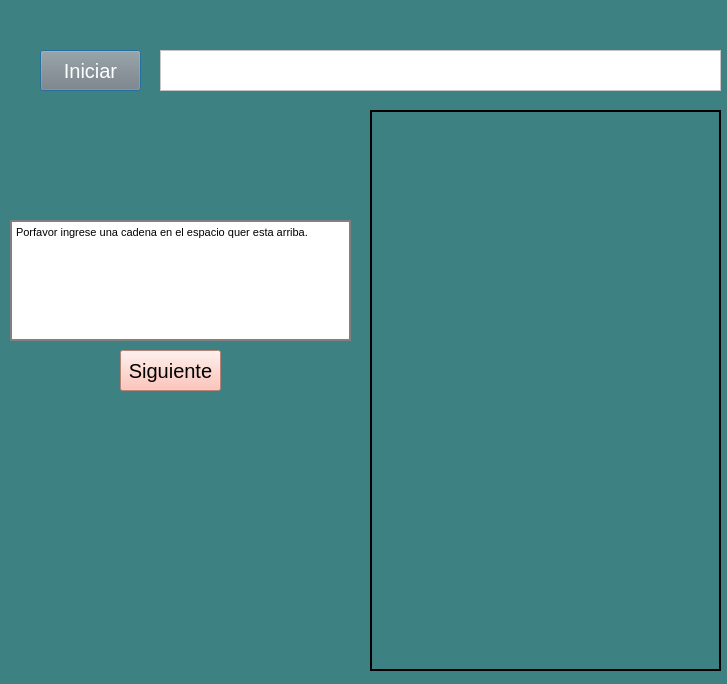
<?xml version="1.0" encoding="UTF-8"?>
<ui version="4.0">
 <class>Dialog</class>
 <widget class="QDialog" name="Dialog">
  <property name="geometry">
   <rect>
    <x>0</x>
    <y>0</y>
    <width>727</width>
    <height>684</height>
   </rect>
  </property>
  <property name="windowTitle">
   <string>Dialog</string>
  </property>
  <widget class="QFrame" name="frame">
   <property name="geometry">
    <rect>
     <x>-20</x>
     <y>-20</y>
     <width>771</width>
     <height>721</height>
    </rect>
   </property>
   <property name="styleSheet">
    <string notr="true">background-color:rgb(61, 129, 131);</string>
   </property>
   <property name="frameShape">
    <enum>QFrame::StyledPanel</enum>
   </property>
   <property name="frameShadow">
    <enum>QFrame::Raised</enum>
   </property>
   <widget class="QPushButton" name="btnIniciar">
    <property name="geometry">
     <rect>
      <x>60</x>
      <y>70</y>
      <width>101</width>
      <height>41</height>
     </rect>
    </property>
    <property name="styleSheet">
     <string notr="true">background-color: gray;

color: white;
font-size: 20px;
</string>
    </property>
    <property name="text">
     <string>Iniciar</string>
    </property>
   </widget>
   <widget class="QTextEdit" name="txtcampo">
    <property name="geometry">
     <rect>
      <x>180</x>
      <y>70</y>
      <width>561</width>
      <height>41</height>
     </rect>
    </property>
    <property name="styleSheet">
     <string notr="true">background-color:white;
font-size: 15 px;
</string>
    </property>
   </widget>
   <widget class="QPushButton" name="btnSiguiente">
    <property name="geometry">
     <rect>
      <x>140</x>
      <y>370</y>
      <width>101</width>
      <height>41</height>
     </rect>
    </property>
    <property name="styleSheet">
     <string notr="true">background-color: rgb(255, 181, 165);

color: black;
font-size: 20px;
</string>
    </property>
    <property name="text">
     <string>Siguiente</string>
    </property>
   </widget>
   <widget class="QLabel" name="lblImagen">
    <property name="geometry">
     <rect>
      <x>390</x>
      <y>130</y>
      <width>351</width>
      <height>561</height>
     </rect>
    </property>
    <property name="styleSheet">
     <string notr="true">border: 2px solid black;</string>
    </property>
    <property name="text">
     <string/>
    </property>
    <property name="pixmap">
     <pixmap resource="../img/img.qrc">:/logo/logo.jpg</pixmap>
    </property>
    <property name="scaledContents">
     <bool>true</bool>
    </property>
   </widget>
   <widget class="QTextBrowser" name="textBrowser">
    <property name="geometry">
     <rect>
      <x>30</x>
      <y>240</y>
      <width>341</width>
      <height>121</height>
     </rect>
    </property>
    <property name="styleSheet">
     <string notr="true">background-color:white;
border: 2px solid gray;
font-size: 15px;</string>
    </property>
    <property name="html">
     <string>&lt;!DOCTYPE HTML PUBLIC &quot;-//W3C//DTD HTML 4.0//EN&quot; &quot;http://www.w3.org/TR/REC-html40/strict.dtd&quot;&gt;
&lt;html&gt;&lt;head&gt;&lt;meta name=&quot;qrichtext&quot; content=&quot;1&quot; /&gt;&lt;style type=&quot;text/css&quot;&gt;
p, li { white-space: pre-wrap; }
&lt;/style&gt;&lt;/head&gt;&lt;body style=&quot; font-family:'MS Shell Dlg 2'; font-size:15px; font-weight:400; font-style:normal;&quot;&gt;
&lt;p style=&quot; margin-top:0px; margin-bottom:0px; margin-left:0px; margin-right:0px; -qt-block-indent:0; text-indent:0px;&quot;&gt;&lt;span style=&quot; font-size:8.25pt;&quot;&gt;Porfavor ingrese una cadena en el espacio quer esta arriba.&lt;/span&gt;&lt;/p&gt;&lt;/body&gt;&lt;/html&gt;</string>
    </property>
   </widget>
  </widget>
 </widget>
 <resources>
  <include location="../img/img.qrc"/>
 </resources>
 <connections/>
</ui>
